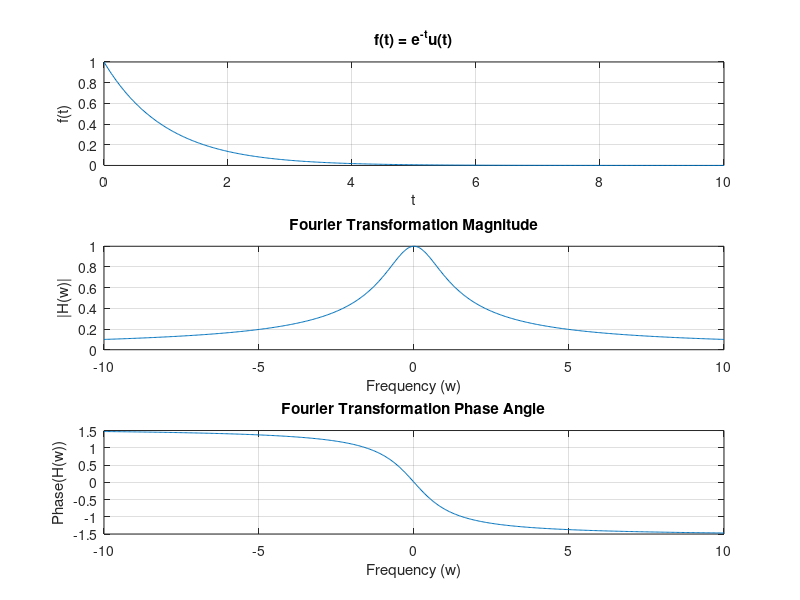
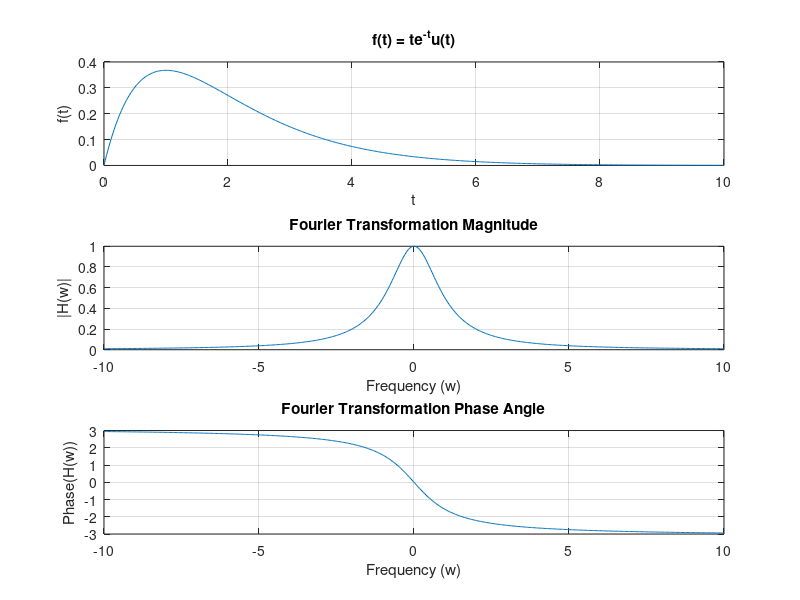
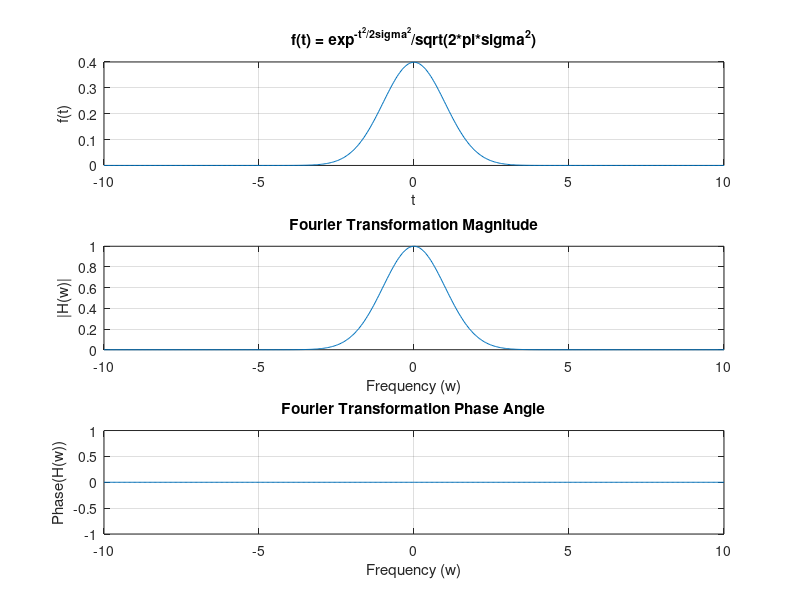
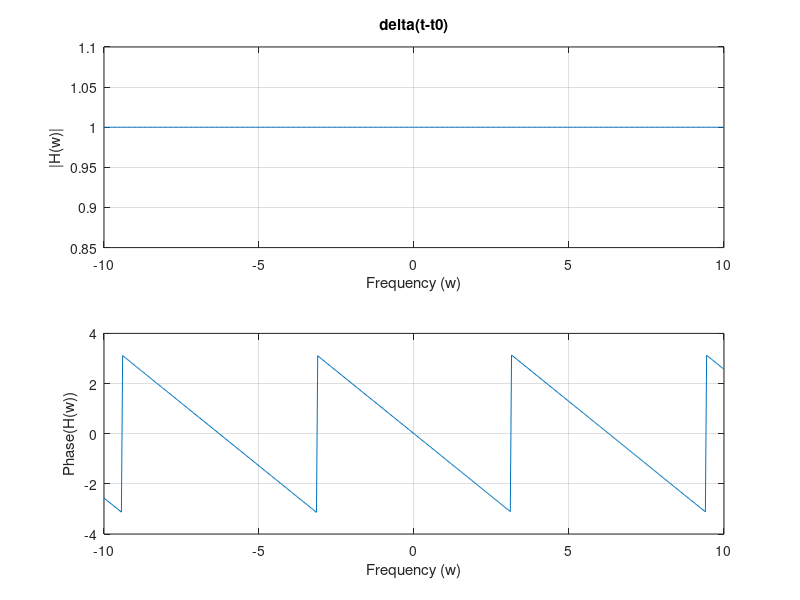

Source code (MATLAB) for these figures, in order: (Note: this script raises an error after producing the figures.)
clc; close all; clear;

% Setting up required functions
u = @(n)double(n>=0);
del = @(n)double(n==0);

%% Part 1: Plot each of the following Fourier transform pairs

t = linspace(0,10,500);
w = linspace(-10,10,500);
alpha = 1;
sigma = 1;
t0 = 1;

% y = exp(-alpha*t).*u(t);x

figure;
subplot(3,1,1);
y = exp(-alpha*t).*u(t);
plot(t,y)
title("f(t) = e^{-t}u(t)")
xlabel("t");
ylabel("f(t)");
grid on;

subplot(3,1,2);
z = 1./(alpha+w*1i);
plot(w,abs(z))
title("Fourier Transformation Magnitude")
xlabel("Frequency (w)");
ylabel("|H(w)|");
xlim([-10,10]);
grid on;

subplot(3,1,3);
plot(w,angle(z));
title("Fourier Transformation Phase Angle")
xlabel("Frequency (w)");
ylabel("Phase(H(w))")
xlim([-10,10]);
grid on;

% y = t*exp(-alpha*t).*u(t);

figure;
y = exp(-alpha*t).*u(t).*t;
z = (1./(alpha+w*1i)).^2;

subplot(3,1,1);
plot(t,y)
xlabel("t");
ylabel("f(t)");
title("f(t) = te^{-t}u(t)")
grid on;

subplot(3,1,2);
plot(w,abs(z));
xlabel("Frequency (w)");
ylabel("|H(w)|");
title("Fourier Transformation Magnitude")
xlim([-10,10]);
grid on;

subplot(3,1,3);
plot(w,angle(z));
xlabel("Frequency (w)");
ylabel("Phase(H(w))")
title("Fourier Transformation Phase Angle")
xlim([-10,10]);
grid on;

% y = exp((-t.^2)/2*sigma^2)./sqrt(2*pi*sigma^2);

figure;
t = linspace(-10,10,500);
y = exp((-t.^2)/(2*sigma^2))./sqrt(2*pi*sigma^2);
z = exp(-(sigma^2)*(w.^2)/2);

subplot(3,1,1);
plot(t,y)
xlabel("t");
ylabel("f(t)")
title("f(t) = exp^{-t^2/2sigma^2}/sqrt(2*pi*sigma^2)")
grid on;

subplot(3,1,2);
plot(w,abs(z));
xlabel("Frequency (w)");
ylabel("|H(w)|");
title("Fourier Transformation Magnitude")
xlim([-10,10]);
grid on;

subplot(3,1,3);
plot(w,angle(z));
xlabel("Frequency (w)");
ylabel("Phase(H(w))")
title("Fourier Transformation Phase Angle")
xlim([-10,10]);
grid on;

% y = delta(t-t0)

figure;
z = exp(-1i.*w*t0);

subplot(2,1,1);
plot(w,abs(z));
title("delta(t-t0)");
xlabel("Frequency (w)");
ylabel("|H(w)|");
xlim([-10,10]);
grid on;

subplot(2,1,2);
plot(w,angle(z));
xlabel("Frequency (w)");
ylabel("Phase(H(w))")
xlim([-10,10]);
grid on;

% y = d/dt

figure;
y = ones(size(t));
z = i*w;

subplot(3,1,1);
plot(t,y)
xlabel("t");
ylabel("d/dt")
title("d/dt")
grid on;

subplot(3,1,2);
plot(w,abs(z));
xlabel("Frequency (w)");
ylabel("|H(w)|");
xlim([-10,10]);
grid on;

subplot(3,1,3);
plot(w,angle(z));
xlabel("Frequency (w)");
ylabel("Phase(H(w))")
xlim([-10,10]);
grid on;

% Plot the Fourier transform of the first pair above but this time, plot the real and imaginary
% parts as functions of frequency instead of the magnitude and phase.

figure;
z = 1./(alpha+w*1i);
t = linspace(0,10,500);
figure;
subplot(2,1,1);
y = exp(-alpha*t).*u(t);
plot(t,y)
title("f(t) = e^{-t}u(t)")
xlabel("t");
ylabel("f(t)")
grid on;
subplot(2,1,2);
plot(t,real(z));
hold on;
plot(t,imag(z));
xlabel("Frequency (w)");
ylabel("Real and Imaginary value of of z");
title("Real and Imaginary value of of z");
legend(["real","imaginary"])
grid on;

% Plot the Fourier transform of the second pair above but this time, plot the magnitude in
% dB, i.e., plot 20log10(|H(ω)|).


% y = t*exp(-alpha*t).*u(t);

figure;
t = linspace(0,10,500);
y = exp(-alpha*t).*u(t).*t;
z = (1./(alpha+w*1i)).^2;

subplot(2,1,1);
plot(t,y)
xlabel("t");
ylabel("f(t)")
ylabel("f(t) = e^{-t}u(t)")
grid on;

subplot(2,1,2);
plot(w,20*log10(abs(z)));
xlabel("Frequency (w)");
ylabel("20*log10(abs(H(w)))) (dB)");
xlim([-10,10]);
grid on;



%% Time Shifting

t = linspace(-15,15,500);

% u(t)-u(t-10)

figure;
subplot(3,1,1);
h = u(t)-u(t-10);
plot(t,h);
ylim([0,2])
xlim([-1,11])
xlabel("t");
ylabel("h(t)")
grid on;
subplot(3,1,2);
z = (1-exp(-10*w*i))./(i*w);
plot(w,abs(z));
xlabel("Frequency (w)");
ylabel("abs(fourier)")
grid on;
subplot(3,1,3);
plot(w,angle(z));
xlabel("Frequency (w)");
ylabel("angle(fourier)")
grid on;

% u(t+5)-u(t-5)

figure;
subplot(3,1,1);
h = u(t+5)-u(t-5);
plot(t,h);
ylim([0,2])
xlim([-11,11])
xlabel("t");
ylabel("h(t)")
grid on;
subplot(3,1,2);
z = (exp(5*w*i)-exp(-5*w*i))./(i*w);
plot(w,abs(z));
xlabel("Frequency (w)");
ylabel("abs(fourier)")
grid on;
subplot(3,1,3);
plot(w,angle(z));
xlabel("Frequency (w)");
ylabel("angle(fourier)")
grid on;

% Comment on your observations comparing these two signals and their Fourier transforms 
% Both signals seem to have similar amplitudes in across the
% frequency range. However, the phase angle see to vary differnently
% between the two. The second time shifted unit step function seem to
% always stay positive in the u(t+5)-u(t-5) unlike u(t)-u(t-10) where it
% seems to  be positibe at the negative frequencies and negative in the
% positibev frequenies. Additionally, it seems to be dropping by 2 radians
% at a time linearly before going back to the original after the drop finishes in 
% the u(t)-u(t-10) unlike u(t+5)-u(t-5) where the jumps seem to happen
% discretly, behaving like unit step functions.
%% Time Scaling

figure;
y = exp((-t.^2)/2*sigma^2)./sqrt(2*pi*sigma^2);
z = exp(-(sigma^2)*(w.^2)/2);
w = linspace(-10,10,500);
t = linspace(-10,10,500);

for sigma = 0:0.1:3
    subplot(2,1,1);
    y = exp((-t.^2)/(2*sigma^2))./sqrt(2*pi*sigma^2);
    plot(t,y);
    xlabel("t");
    ylabel("Gaussian(t) at sigma = " + num2str(sigma));
    title("Gaussian(t) at sigma = " + num2str(sigma));
    grid on;
    subplot(2,1,2);
    z = exp(-(sigma^2)*(w.^2)/2);
    plot(w,abs(z));
    xlabel("Frequency (w)");
    ylabel("|Fourier of Gaussian| at sigma = " + num2str(sigma));
    title("|Fourier of Gaussian| at sigma = " + num2str(sigma));
    grid on;
    drawnow;
    pause(0.1);
end

figure;

subplot(3,2,1);
sigma = 1;
y = exp((-t.^2)/(2*sigma^2))./sqrt(2*pi*sigma^2);
plot(t,y);
xlabel("t");
ylabel("Gaussian(t) at sigma = " + num2str(sigma));
title("Gaussian(t) at sigma = " + num2str(sigma));
grid on;
subplot(3,2,2);
z = exp(-(sigma^2)*(w.^2)/2);
plot(w,abs(z));
xlabel("Frequency (w)");
ylabel("|Fourier of Gaussian|")
title("|Fourier of Gaussian|")
grid on;

subplot(3,2,3);
sigma = 2;
y = exp((-t.^2)/(2*sigma^2))./sqrt(2*pi*sigma^2);
plot(t,y);
xlabel("t");
ylabel("Gaussian(t) at sigma = " + num2str(sigma));
title("Gaussian(t) at sigma = " + num2str(sigma));
grid on;
subplot(3,2,4);
z = exp(-(sigma^2)*(w.^2)/2);
plot(w,abs(z));
xlabel("Frequency (w)");
ylabel("|Fourier of Gaussian|")
title("|Fourier of Gaussian|")
grid on;

subplot(3,2,5);
sigma = 3;
y = exp((-t.^2)/(2*sigma^2))./sqrt(2*pi*sigma^2);
plot(t,y);
xlabel("t");
ylabel("Gaussian(t) at sigma = " + num2str(sigma));
title("Gaussian(t) at sigma = " + num2str(sigma));
grid on;
subplot(3,2,6);
z = exp(-(sigma^2)*(w.^2)/2);
plot(w,abs(z));
xlabel("Frequency (w)");
ylabel("|Fourier of Gaussian|")
title("|Fourier of Gaussian|")
grid on;

% Comment on your observations. Is there a certain trend you see when increasing σ?
% Yes, it seems like the fourier transformation magnitude plot is getter narrower and
% narrower as sigma inerases, with a fixed peak value of 1. As for the
% function in the time domain, the opposite behavior is occuring where the
% plot continously gets wider with a decreasing peak limit.

%% Pick a different Fourier transform pair and do the previous time scaling demonstration
%% for it as well.


% y = t*exp(-alpha*t).*u(t);

figure;
y = exp(-alpha*t).*u(t).*t;
z = (1./(alpha+w*1i)).^2;

w = linspace(-10,10,500);
t = linspace(0,10,500);

for alpha = 0:0.1:3
    subplot(2,1,1);
    y = exp(-alpha*t).*u(t).*t;
    plot(t,y);
    xlabel("t");
    ylabel("f(t)");
    title("f(t) = exp(-alpha*t).*u(t).*t at alpha = " + num2str(alpha));
    grid on;
    subplot(2,1,2);
    z = (1./(alpha+w*1i)).^2;
    plot(w,abs(z));
    xlabel("Frequency (w)");
    ylabel("|Fourier| at alpha = " + num2str(alpha));
    title("|Fourier| at alpha = " + num2str(alpha));
    grid on;
    drawnow;
    pause(0.1);
end

figure;

subplot(3,2,1);
alpha = 0.5;
y = exp(-alpha*t).*u(t).*t;
plot(t,y);
xlabel("t");
ylabel("f(t)");
title("f(t) = exp(-alpha*t).*u(t).*t; at alpha = " + num2str(alpha));
grid on;
subplot(3,2,2);
z = (1./(alpha+w*1i)).^2;
plot(w,abs(z));
xlabel("Frequency (w)");
ylabel("|Fourier|")
title("|Fourier|")
grid on;

subplot(3,2,3);
alpha = 2;
y = exp(-alpha*t).*u(t).*t;
plot(t,y);
xlabel("t");
ylabel("f(t)");
title("f(t) = exp(-alpha*t).*u(t).*t; at alpha = " + num2str(alpha));
grid on;
subplot(3,2,4);
z = (1./(alpha+w*1i)).^2;
plot(w,abs(z));
xlabel("Frequency (w)");
ylabel("|Fourier|")
title("|Fourier|")
grid on;

subplot(3,2,5);
alpha = 3;
y = exp(-alpha*t).*u(t).*t;
plot(t,y);
xlabel("t");
ylabel("f(t)");
title("f(t) = exp(-alpha*t).*u(t).*t at alpha = " + num2str(alpha));
grid on;
subplot(3,2,6);
z = (1./(alpha+w*1i)).^2;
plot(w,abs(z));
xlabel("Frequency (w)");
ylabel("|Fourier|")
title("|Fourier|")
grid on;